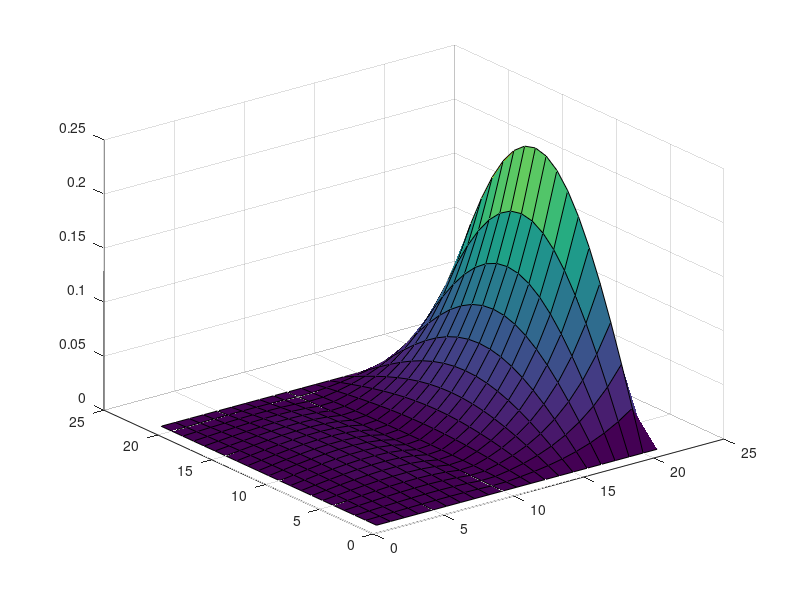

Write MATLAB code to recreate this figure.
%% Solution of the Computer Assignment 1
%  Abdul Basit Ahmad
%  Roll no: 1221ME02


%% Parameters of the problem 
h = 100;
w = 100;
t = 1;
k = 1;                  % units in W/cmC



%% Mesh Generation
N = 20;                 % The total number of divisions.
dx = w/N;               %The grid seperation along x-axis
dy = h/N;               %The grid seperation along y-axis

% Arrays of x and y coordinates of the nodes.
% Initialization:
x = zeros(N+1,1);
y = zeros(N+1,1);

% Filling up the values:
for m = 1:N+1
    x(m) = (m-1)*dx;
    y(m) = (m-1)*dy;
end

% Arrays of x and y coordinates of the control volume centers.
% Initialization:
% There will be N+2 points because there will be...
% points on the edges of the domain too.
xc = zeros(N+2,1);
yc = zeros(N+2,1); 

% Filling up the values:
xc(1) = x(1);
xc(N+2) = x(N+1);
yc(1) = y(1);
yc(N+2) = y(N+1);

for m = 2:N+1
    yc(m) = (y(m)+y(m-1))/2;
    xc(m) = (x(m)+x(m-1))/2;
end

%=========================================================================
%% ANALYTICAL SOLUTION
%=========================================================================
%% Now the boundary condition is specified.
T_anal = zeros(N+1);


% At the y=h boundary:
for m = 1:N+1
    T_anal(m,N+1) = 100*sin(pi*(m-1)*dx/w);
end

% Temperature is zero at other boundaries. 

%% Now the analytical solution is specified
for m = 2:N
    for n = 2:N
        T_anal(m,n) = 100*sinh(pi*(n-1)*dy/w)*sin(pi*(m-1)*dx/w)...
            /sinh(pi*h/w);
    end
end

%=========================================================================



%=========================================================================
%% NUMERICAL SOLUTION
%=========================================================================


iter = 0;
Told = zeros(N+2);
T = zeros(N+2);
eps = 1e-6;

%% Boundary condition:
% The only non zero b.c. is at y=h boundary.
Told(:,N+2) = 100*sin(pi*xc/w);

for iter = 0:1000


    %% Guess value of the solution:
    T = Told;

    %% For vertex control volumes:

    T(2,2) = (1/6)*(2*Told(1,2)+2*Told(2,1)+Told(3,2)+Told(2,3));
    T(N+1,2) = (1/6)*(2*Told(N+2,2)+2*Told(N+1,1)+Told(N+1,3)+Told(N,2));
    T(N+1,N+1) = (1/6)*(2*Told(N+2,N+1)+2*Told(N+1,N+2)+Told(N+1,N)...
              +Told(N,N+1));
    T(2,N+1) = (1/6)*(2*Told(1,N+1)+2*Told(2,N+2)+Told(3,N+1)+Told(2,N));

    %% For the other control volumes on the edges:

    for m = 3:N
        T(m,2) = (1/5)*(2*Told(m,1)+Told(m+1,2)+Told(m-1,2)+Told(m,3));
        T(2,m) = (1/5)*(2*Told(1,m)+Told(2,m-1)+Told(2,m+1)+Told(3,m));
        T(N+1,m) = (1/5)*(2*Told(N+2,m)+Told(N,m)+Told(N+1,m-1)+...
                    Told(N+1,m+1));
        T(m,N+1) = (1/5)*(2*Told(m,N+2)+Told(m-1,N+1)+Told(m+1,N+1)...
                    +Told(m,N));
    end


    %% For the internal control volumes:
    for m = 3:N
        for n = 3:N
            T(m,n) = (1/4)*(Told(m+1,n)+Told(m-1,n)+Told(m,n+1)...
                        +Told(m,n-1));
        end
    end
    
    difft = max(abs(T-Told),-1);
    Told = T;
    
    if difft < eps
        break
    else continue;
    end
end
%=========================================================================


%=========================================================================
%% Comparison of Numerical and Analytical Solution.
%=========================================================================

%% Transforming the Numerical solution to the physical nodes.
Tnum = zeros(N+1);
for m = 2:N
    for n = 2:N
        Tnum(m,n) = (1/4)*(T(m,n)+T(m+1,n)+T(m,n+1)+T(m+1,n+1));
    end
end

for m = 1:N+1
    Tnum(m,N+1) = 100*sin(pi*(m-1)*dx/w);
end

%% Computing the error 
error = abs(Tnum-T_anal);
%=========================================================================


%=========================================================================
%% Plots
%=========================================================================
surf(T_anal); figure(gcf)       % Analytical Solution
surf(Tnum); figure(gcf)         % Numerical Solution
surf(error); figure(gcf)        % Error
%=========================================================================
